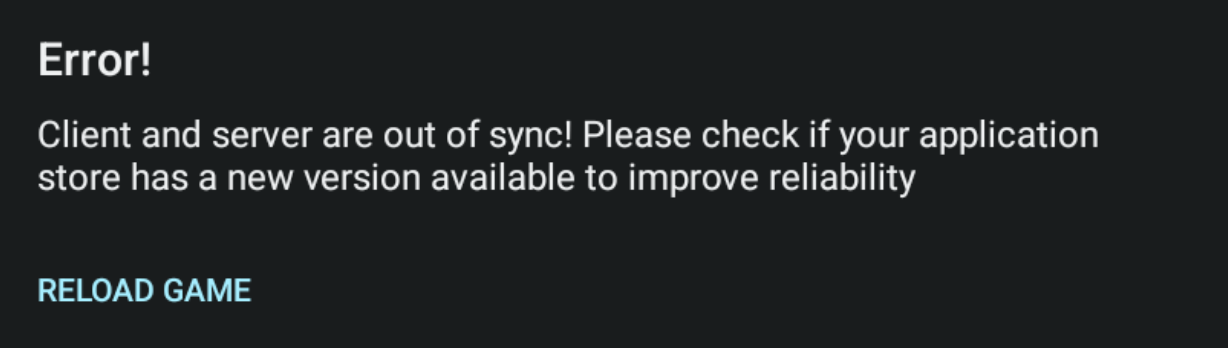
#> input picture images/errs_bg/123.png, 1228 x 348 px
$ python -i gold_filter.py   (imports and definitions only)
#> lines starting #> are read from the running program, lines starting #| are printed output that depends on the picture; after the words box and inside, x2 and y2 are one past the last pixel; in counts of white or black regions, pixels touching at a corner belong together
### config.py
import os

from platform_runtime import (
    default_adb_bin,
    default_bluestacks_app_name,
    default_bluestacks_process_name,
)

def _load_env_file():
    env_path = os.path.join(os.path.dirname(__file__), '.env')
    if not os.path.exists(env_path):
        return

    try:
        with open(env_path, 'r', encoding='utf-8') as env_file:
            for raw_line in env_file:
                line = raw_line.strip()
                if not line or line.startswith('#') or '=' not in line:
                    continue
                key, value = line.split('=', 1)
                key = key.strip()
                value = value.strip().strip('"').strip("'")
                if key and key not in os.environ:
                    os.environ[key] = value
    except OSError:
        return

_load_env_file()

START_DELAY_SECONDS = 5
STORAGE_CHECK_LIMIT = 20000
TELEGRAM_UI_MODE = os.getenv('TELEGRAM_UI_MODE', 'default').strip().lower() or 'default'

INPUT_PROFILE_DEFAULT = 'default'
ADB_INPUT_BIN = default_adb_bin()
ADB_DEVICE_SERIAL = ''
ADB_CMD_TIMEOUT_SECONDS = 5.0
ADB_SCREENCAP_TIMEOUT_SECONDS = 4.0
ADB_SCREEN_SIZE = (1920, 1080)
ADB_CONNECT_PORTS = '5555 5556 5565 5575 5585'
BLUESTACKS_APP_NAME = default_bluestacks_app_name()
BLUESTACKS_PROCESS_NAME = default_bluestacks_process_name()
COC_PACKAGE_NAME = 'com.supercell.clashofclans'

ENABLE_AUTO_RECOVERY = True
RECOVERY_ERROR_IMAGE_GLOB = 'images/errs_bg/*.png'
RECOVERY_ERROR_CONFIDENCE = 0.87
RECOVERY_ERROR_REGION = None
RECOVERY_BLACK_SCREEN_ENABLED = True
RECOVERY_BLACK_SCREEN_REGION = None
RECOVERY_BLACK_SCREEN_BRIGHTNESS_MAX = 12.0
RECOVERY_BLACK_SCREEN_MIN_COVERAGE = 0.92
RECOVERY_TELEGRAM_DELETE_AFTER_SECONDS = 10
RECOVERY_GUARD_MAX_CHECKS = 25
RECOVERY_MAX_LOOP_SECONDS = 240.0
RECOVERY_NO_PROGRESS_SECONDS = 120.0
RECOVERY_STALE_SCREEN_SECONDS = 80.0
RECOVERY_STALE_SAMPLE_INTERVAL_SECONDS = 5.0
RECOVERY_STALE_REGION = None
RECOVERY_RATE_WINDOW_SECONDS = 3600.0
RECOVERY_MAX_ATTEMPTS_PER_WINDOW = 6
RECOVERY_ADB_DEVICE_TIMEOUT_SECONDS = 40.0
RECOVERY_POST_LAUNCH_SLEEP_SECONDS = 8.0
RECOVERY_EMULATOR_RESTART_WAIT_SECONDS = 12.0
RECOVERY_TELEGRAM_NOTIFY = True
RECOVERY_RESTART_BOT_PROCESS = True

WAIT_FOR_IMAGE_TIMEOUT_SECONDS = 75.0

ENABLE_STORAGE_OCR_STOP = False
STORAGE_OCR_REGION = (1147, 103, 307, 139)
STORAGE_OCR_GOLD_SUBREGION = (1154, 109, 236, 48)
STORAGE_OCR_ELIXIR_SUBREGION = (1154, 187, 236, 47)
STORAGE_OCR_FULL_THRESHOLD = 28500000
STORAGE_OCR_RETRY_FRAMES = 3
STORAGE_OCR_PSM_MODES = (7, 6, 13)
STORAGE_OCR_MESSAGE = '🏦 Вождь! Хранилища полны: золото и эликсир переполнены. Пора прокачивать объекты! ⚒️'
ENABLE_STORAGE_MONITOR = True
STORAGE_MONITOR_EVERY_ATTACKS = 20
STORAGE_MONITOR_THRESHOLD = 29000000
STORAGE_MONITOR_GOLD_REGION = (1145, 104, 316, 47)
STORAGE_MONITOR_ELIXIR_REGION = (1145, 180, 313, 48)
STORAGE_MONITOR_GOLD_INNER_CROP = (18, 2, 10, 2)
STORAGE_MONITOR_ELIXIR_INNER_CROP = (18, 2, 10, 2)
ENABLE_WALL_KEY_CYCLE = True
WALL_KEY_CYCLE_EVERY_ATTACKS = 20
WALL_KEY_CYCLE_KEY = '-'
WALL_KEY_CYCLE_DURATION_SECONDS = 95.0

ACCOUNT_SWITCH_CURRENT_ACCOUNT_REGION = (150, 90, 170, 30)
ACCOUNT_SWITCH_LIST_REGION = (1020, 470, 435, 425)
ACCOUNT_SWITCH_LIST_REGION_AFTER_SCROLL = (1020, 465, 435, 360)
ACCOUNT_SWITCH_DETECT_CONFIDENCE = 0.82
ACCOUNT_SWITCH_LIST_CONFIDENCE = 0.80
ACCOUNT_SWITCH_OPEN_MENU_KEY = '0'
ACCOUNT_SWITCH_OPEN_MENU_SLEEP = 0.3
ACCOUNT_SWITCH_OPEN_LIST_KEY = '9'
ACCOUNT_SWITCH_AFTER_OPEN_LIST_SLEEP = 1.0
ACCOUNT_SWITCH_RETURN_HOME_KEY = 'h'
ACCOUNT_SWITCH_RETURN_HOME_PRESS_SLEEP = 1.2
ACCOUNT_SWITCH_HOME_TIMEOUT_SECONDS = 20.0
ACCOUNT_SWITCH_CONFIRM_HOME_TIMEOUT_SECONDS = 25.0
ACCOUNT_SWITCH_SCROLL_DURATION = 0.35
ACCOUNT_SWITCH_AFTER_SCROLL_SLEEP = 0.7
ACCOUNT_SWITCH_AFTER_CLICK_SLEEP = 3.0
ACCOUNT_SWITCH_MAX_SCROLLS = 6
ACCOUNT_SWITCH_COORDINATE_JITTER_PX = 8
ACCOUNT_SWITCH_CLICK_POINTS = {
    'proxima': (1250, 550),
    'old_proxima': (1275, 660),
    'yung_proxima': (1300, 780),
    'samgold': (1290, 865),
}
FILL_STORAGES_ACCOUNT_SEQUENCE = (
    'proxima',
    'old_proxima',
    'yung_proxima',
    'samgold',
)
FILL_STORAGES_ATTACKS_PER_ACCOUNT = 21
FILL_STORAGES_POLL_INTERVAL_SECONDS = 2.0

ENABLE_BATTLE_GOLD_FILTER = True
BATTLE_GOLD_REGION = (35, 190, 170, 45)
BATTLE_ELIXIR_REGION = (27, 235, 174, 39)
BATTLE_GOLD_INNER_CROP = (18, 2, 8, 2)
BATTLE_ELIXIR_INNER_CROP = (18, 2, 8, 2)
BATTLE_GOLD_REGION_FALLBACKS = (
    (29, 188, 205, 52),
    (24, 186, 220, 56),
)
BATTLE_ELIXIR_REGION_FALLBACKS = (
    (21, 233, 210, 46),
    (18, 231, 225, 50),
)
BATTLE_GOLD_MIN = 500000
BATTLE_ELIXIR_MIN = 500000
BATTLE_GOLD_MAX = 10000000
BATTLE_GOLD_UNRELIABLE_BELOW = 50000
BATTLE_GOLD_REROLL_KEY = 'enter'
BATTLE_GOLD_REROLL_SLEEP = 0.8
BATTLE_GOLD_OCR_MAX_REROLLS = 200
BATTLE_GOLD_OCR_RETRY_FRAMES = 4
BATTLE_GOLD_OCR_QUICK_FRAMES = 1
BATTLE_GOLD_OCR_PSM_MODES = (7, 6, 13)
BATTLE_GOLD_OCR_STRICT_DIGITS = 6
BATTLE_GOLD_OCR_ACCEPT_MARGIN = 50000
BATTLE_GOLD_ACCEPT_ON_UNKNOWN = False
BATTLE_GOLD_TEMPLATE_DIR = '.digit_templates/battle_loot_v2'
BATTLE_GOLD_TEMPLATE_MIN_DIGITS = 6
BATTLE_GOLD_TEMPLATE_MAX_DIGITS = 7
BATTLE_GOLD_TEMPLATE_SCORE_THRESHOLD = 0.56
BATTLE_GOLD_TEMPLATE_QUICK_FRAMES = 1
BATTLE_GOLD_TEMPLATE_RETRY_FRAMES = 4
BATTLE_GOLD_TEMPLATE_BOOTSTRAP_ENABLED = True
BATTLE_GOLD_USE_TEMPLATE_FALLBACK = True
BATTLE_GOLD_TEMPLATE_SAVE_LIMIT_PER_DIGIT = 12
BATTLE_RESOURCE_DEBUG_LOG = True
BATTLE_RESOURCE_DEBUG_SAVE_BAD_READS = True
BATTLE_RESOURCE_DEBUG_DIR = 'debug/battle_loot'

BOT_MODE_DEFAULT = 'default'

ENABLE_SEARCH_BUTTON_GUARD = True
SEARCH_BUTTON_IMAGE_PATH = 'images/here/button_search.png'
SEARCH_BUTTON_IMAGE_PATHS = [
    'images/here/*.png',
]
IMAGE_MATCH_CONFIDENCE = 0.88
ENABLE_CV2_TEMPLATE_FALLBACK = False
CV2_TEMPLATE_CONFIDENCE_DELTA = 0.05
CV2_TEMPLATE_SCALES = (1.0, 0.95, 1.05, 0.9, 1.1, 0.85, 1.15, 0.8, 1.2)
SEARCH_BUTTON_CHECK_INTERVAL_SECONDS = 0.5
SEARCH_BUTTON_LOG_EVERY_SECONDS = 15
SEARCH_BUTTON_SEARCH_REGION = None

ENABLE_ARMY_READY_GUARD = True
ARMY_READY_IMAGE_PATH = 'images/on_war/army_ready.png'
ARMY_READY_IMAGE_PATHS = [
    'images/on_war/*.png',
]
ARMY_READY_CHECK_INTERVAL_SECONDS = 0.5
ARMY_READY_LOG_EVERY_SECONDS = 15
ARMY_READY_SEARCH_REGION = None

ENABLE_GO_HOME_GUARD = True
GO_HOME_IMAGE_PATH = 'images/go_home.png'
GO_HOME_IMAGE_PATHS = [
    'images/go_home*.png',
]
GO_HOME_CHECK_INTERVAL_SECONDS = 0.5
GO_HOME_LOG_EVERY_SECONDS = 15
GO_HOME_SEARCH_REGION = None

ENABLE_OKAY_AFTER_BATTLE = True
OKAY_AFTER_BATTLE_IMAGE_PATH = 'images/okay.png'
OKAY_AFTER_BATTLE_IMAGE_PATHS = [
    'images/okay*.png',
]
OKAY_AFTER_BATTLE_SEARCH_REGION = None
OKAY_AFTER_BATTLE_CHECK_SECONDS = 4.0
OKAY_AFTER_BATTLE_POLL_INTERVAL_SECONDS = 0.4
OKAY_AFTER_BATTLE_KEY = '='

SEARCH_SEQUENCE = [
    ('space', 0.6),
    ('e', 0.6),
    ('i', 1.2),
]

ENABLE_CLAN_CAKE = False

ALIGN_ZOOM_KEY = 'down'
ALIGN_ZOOM_DURATION = 1.2  # seconds to hold zoom key
ALIGN_KEYS = [
    ('s', 0.6),
    ('d', 0.6),
]
HOME_ALIGN_KEYS = [
    ('w', 0.6),
    ('a', 0.6),
]

TROOP_SELECT_KEYS = ['1', '2']
TROOP_SELECT_SLEEP = 0.8

DEPLOY_KEY = 'g'
DEPLOY_COUNT = 12
DEPLOY_COUNT_BY_TROOP_KEY = {'1': 9, '2': 5}
DEPLOY_INTERVAL = 0.1

HERO_KEYS = ['4', '5', '6', '7']
HERO_DEPLOY_KEY = 'g'
HERO_DEPLOY_SLEEP = 0.2
HERO_ABILITY_SLEEP = 0.3
HERO_ABILITY_PRESS_KEY = HERO_DEPLOY_KEY
HERO_ABILITY_DELAY_BY_KEY = {
    '4': 1.0,
    '5': 7.0,
    '6': 3.0,
    '7': 2.0,
}

BATTLE_MACHINE_KEY = '3'
BATTLE_MACHINE_DEPLOY_SLEEP = 0.3

SPELL_SELECT_KEYS = ['8']
SPELL_SELECT_SLEEP = 0.3
SPELL_MODE_DEFAULT = 'stoneDick'
SPELL_COUNT = 11
SPELL_AREA = {
    'x_min_frac': 0.44,
    'x_max_frac': 0.52,
    'y_min_frac': 0.25,
    'y_max_frac': 0.50,
}
SPELL_INTERVAL = 1.0
SPELL_MAP_POINTS = [
    {'x_frac': 0.20, 'y_frac': 0.20},
    {'x_frac': 0.36, 'y_frac': 0.18},
    {'x_frac': 0.52, 'y_frac': 0.22},
    {'x_frac': 0.68, 'y_frac': 0.20},
    {'x_frac': 0.82, 'y_frac': 0.24},
    {'x_frac': 0.28, 'y_frac': 0.42},
    {'x_frac': 0.46, 'y_frac': 0.40},
    {'x_frac': 0.64, 'y_frac': 0.44},
    {'x_frac': 0.24, 'y_frac': 0.66},
    {'x_frac': 0.50, 'y_frac': 0.68},
    {'x_frac': 0.76, 'y_frac': 0.64},
]
SPELL_POINT_JITTER_X_PX = 30
SPELL_POINT_JITTER_Y_PX = 26
SPELL_CRAZYWALLS_CENTER = {
    'x_frac': 0.50,
    'y_frac': 0.38,
}
SPELL_CRAZYWALLS_OFFSET_PX = 40
SPELL_CRAZYWALLS_TOTAL_SECONDS = 2.0
SPELL_CRAZYWALLS_CAST_PATTERN = (0, 0, 0, 1, 1, 1, 2, 2, 2, 3, 3)
SURRENDER_WAIT = 28
SURRENDER_SEQUENCE = [
    ('e', 1),  # open surrender
    ('o', 1),  # confirm
    ('h', 3),  # return home
]

ENABLE_BATTLE_SCREENSHOTS = True
SAVE_BATTLE_SCREENSHOTS_LOCAL = False
BATTLE_SCREENSHOT_DIR = 'screenshots'
BATTLE_SCREENSHOT_FORMAT = 'JPEG'
BATTLE_SCREENSHOT_JPEG_QUALITY = 50
BATTLE_REPORT_EVERY = 0

ENABLE_TELEGRAM_REPORTS = True
TELEGRAM_BOT_TOKEN = os.getenv('TELEGRAM_BOT_TOKEN', '').strip()
TELEGRAM_CHAT_ID = os.getenv('TELEGRAM_CHAT_ID', '').strip()
_telegram_allowed_chat_ids_env = os.getenv('TELEGRAM_ALLOWED_CHAT_IDS', '').strip()
TELEGRAM_ALLOWED_CHAT_IDS = tuple(
    chat_id
    for chat_id in dict.fromkeys(
        [
            TELEGRAM_CHAT_ID,
            '5522146122',
            '2124413020',
            *[
                item.strip()
                for item in _telegram_allowed_chat_ids_env.split(',')
                if item.strip()
            ],
        ]
    )
    if chat_id
)
TELEGRAM_SEND_TIMEOUT_SECONDS = 10
TELEGRAM_SEND_RETRIES = 1

TELEGRAM_CONTROL_POLL_TIMEOUT_SECONDS = 20
TELEGRAM_CONTROL_POLL_INTERVAL_SECONDS = 1

### platform_runtime.py

from __future__ import annotations

import os
import subprocess
import sys

IS_WINDOWS = os.name == 'nt'
IS_MACOS = sys.platform == 'darwin'

def default_adb_bin():
    if IS_WINDOWS:
        candidates = [
            r'C:\Program Files\BlueStacks_nxt\HD-Adb.exe',
            r'C:\Program Files\BlueStacks\HD-Adb.exe',
        ]
        for path in candidates:
            if os.path.exists(path):
                return path
        return candidates[0]
    return '/Applications/BlueStacks.app/Contents/MacOS/hd-adb'

def default_bluestacks_app_name():
    if IS_WINDOWS:
        candidates = [
            r'C:\Program Files\BlueStacks_nxt\HD-Player.exe',
            r'C:\Program Files\BlueStacks\HD-Player.exe',
        ]
        for path in candidates:
            if os.path.exists(path):
                return path
        return candidates[0]
    return 'BlueStacks'

def default_bluestacks_process_name():
    if IS_WINDOWS:
        return 'HD-Player.exe'
    return 'BlueStacks'

# [66 lines left out: functions process_running, start_application, terminate_process, not called in this run]

### gold_filter.py
import os
import re
import subprocess
import tempfile
import time
import uuid
from collections import Counter
from pathlib import Path

import cv2
import numpy as np
import pyautogui

import config as cfg
import live_config as lcfg
import telegram_reporter

_OCR_WHITELIST = '0123456789$SsOoBbIl|,. '
_OCR_REPLACE_MAP = str.maketrans(
    {
        '$': '5',
        'S': '5',
        's': '5',
        'O': '0',
        'o': '0',
        'B': '8',
        'I': '1',
        'l': '1',
        '|': '1',
    }
)
_DIGIT_CANVAS = (36, 24)


# [108 lines left out: functions _normalize_ocr_text, _extract_grouped_values, _extract_values_from_ocr_text, _clean_raw_ocr_text, _select_stable_gold_value, _resource_debug_dir and 1 more, not called in this run]


def _run_tesseract(image_path, psm):
    command = [
        'tesseract',
        image_path,
        'stdout',
        '--psm',
        str(int(psm)),
        '-c',
        f'tessedit_char_whitelist={_OCR_WHITELIST}',
    ]
    try:
        completed = subprocess.run(
            command,
            check=False,
            capture_output=True,
            text=True,
            timeout=4,
        )
    except (OSError, subprocess.TimeoutExpired):
        return ''
    if completed.returncode != 0:
        return ''
    return completed.stdout.strip()


# [224 lines left out: functions _template_dir, _normalize_digit_mask, _digit_mask_variants, _segment_digit_masks, _choose_digit_glyphs, _load_template_bank and 4 more, not called in this run]


def _read_by_ocr(image_rgb):
    observed_values = []
    raw_samples = []
    psm_modes = tuple(getattr(cfg, 'BATTLE_GOLD_OCR_PSM_MODES', (7, 6, 13)))
    for frame in _ocr_frame_candidates(image_rgb):
        with tempfile.NamedTemporaryFile(suffix='.png', delete=False) as tmp_file:
            tmp_path = tmp_file.name
        try:
            cv2.imwrite(tmp_path, frame)
            for psm in psm_modes:
                raw_text = _run_tesseract(tmp_path, psm)
                cleaned = _clean_raw_ocr_text(raw_text)
                if cleaned:
                    raw_samples.append(cleaned)
                observed_values.extend(_extract_values_from_ocr_text(cleaned))
        finally:
            try:
                os.remove(tmp_path)
            except OSError:
                pass
    return _select_stable_gold_value(observed_values), observed_values, raw_samples


def _ocr_frame_candidates(image_rgb):
    gray = cv2.cvtColor(image_rgb, cv2.COLOR_RGB2GRAY)
    resized = cv2.resize(gray, None, fx=4.5, fy=4.5, interpolation=cv2.INTER_CUBIC)
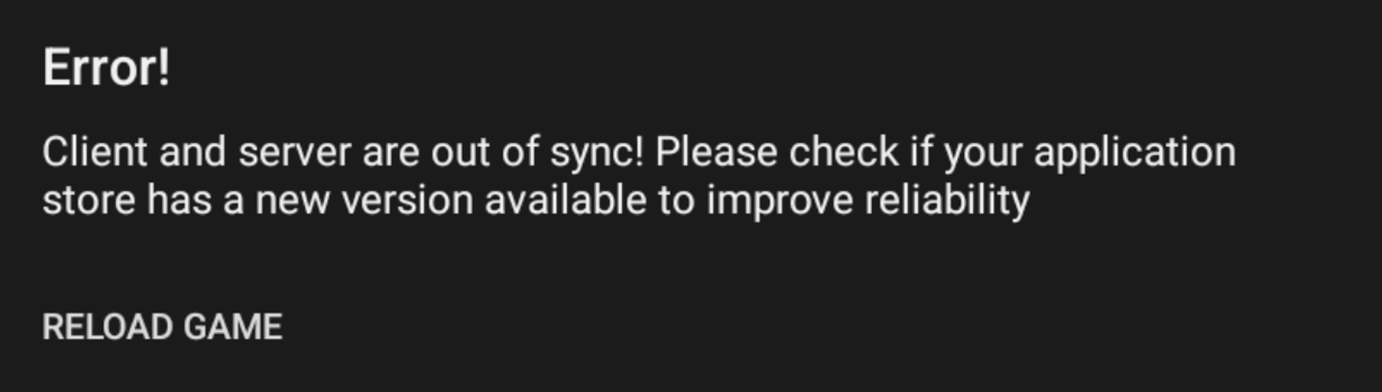
#> resized: shape (1566, 5526) (shown at 1/4 size); min 3, max 255, mean 36.4
    _, otsu = cv2.threshold(resized, 0, 255, cv2.THRESH_BINARY + cv2.THRESH_OTSU)
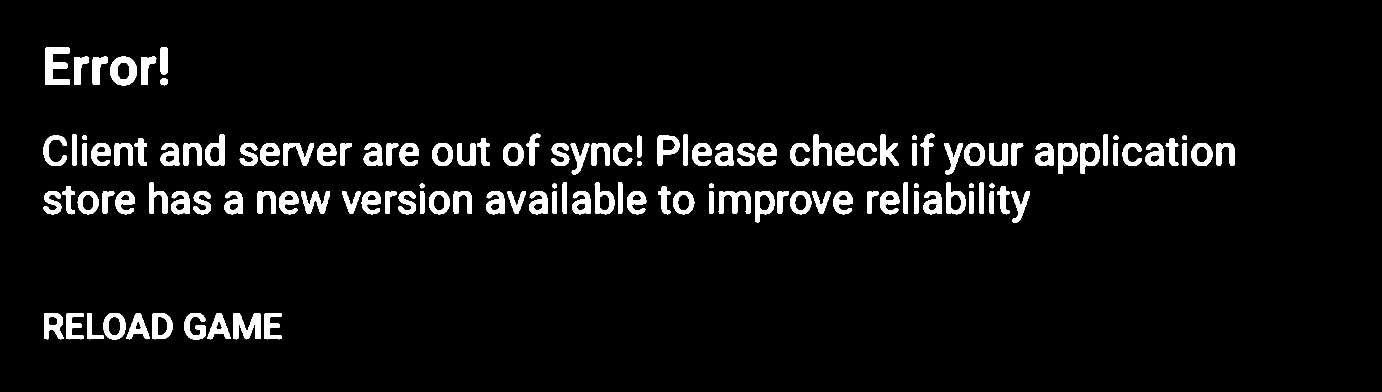
#> otsu: shape (1566, 5526) (shown at 1/4 size); 5% white; 131 white regions, largest, box (x1, y1, x2, y2) and area: (181, 188, 280, 339) 8825, (933, 1252, 1042, 1357) 7220, (442, 227, 547, 342) 6934
    inv = cv2.bitwise_not(otsu)
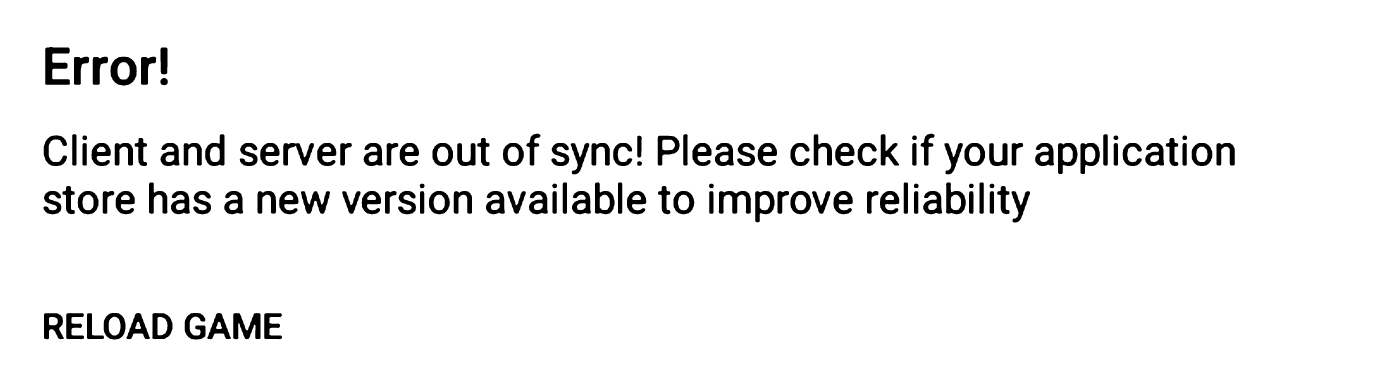
#> inv: shape (1566, 5526) (shown at 1/4 size); 95% white; 131 black regions, largest, box (x1, y1, x2, y2) and area: (181, 188, 280, 339) 8825, (933, 1252, 1042, 1357) 7220, (442, 227, 547, 342) 6934
    blur = cv2.GaussianBlur(resized, (3, 3), 0)
    _, blur_otsu = cv2.threshold(blur, 0, 255, cv2.THRESH_BINARY + cv2.THRESH_OTSU)
    adaptive = cv2.adaptiveThreshold(
        resized,
        255,
        cv2.ADAPTIVE_THRESH_GAUSSIAN_C,
        cv2.THRESH_BINARY,
        31,
        4,
    )
    return [resized, otsu, inv, blur_otsu, adaptive]


def _read_frame(image_rgb):
    ocr_value, ocr_candidates, raw_samples = _read_by_ocr(image_rgb)
#> the loop in _read_by_ocr, `for frame in _ocr_frame_candidates(image_rgb):` made 1 pass
#> after the loop in _read_by_ocr, `for frame in _ocr_frame_candidates(image_rgb):`: observed_values = []
    if ocr_value is not None:
        return ocr_value, 'ocr', ocr_candidates, raw_samples

    if bool(getattr(cfg, 'BATTLE_GOLD_USE_TEMPLATE_FALLBACK', False)):
        template_value, glyphs, _ = _read_by_templates(image_rgb)
        if template_value is not None:
            return template_value, 'template', [template_value], raw_samples
        bootstrap_value = _bootstrap_from_tesseract(image_rgb, glyphs)
        if bootstrap_value is not None:
            return bootstrap_value, 'bootstrap', [bootstrap_value], raw_samples

    return None, 'ocr', ocr_candidates, raw_samples

# [56 lines left out: functions _read_stage, _apply_inner_crop, _read_numeric_region, not called in this run]


def read_numeric_region(region, min_value=0, inner_crop=(0, 0, 0, 0)):
    return _read_numeric_region(tuple(region), int(min_value), tuple(inner_crop))


# [67 lines left out: functions _resource_fallback_regions, _read_battle_resource, read_battle_loot, not called in this run]


def read_battle_gold():
    return read_battle_loot().get('gold', {}).get('value')


# [116 lines left out: functions _fmt_candidates, _fmt_raw, _log_battle_loot, ensure_min_gold_before_attack, not called in this run]

>>> import cv2
>>> picture = cv2.cvtColor(cv2.imread('images/errs_bg/123.png'), cv2.COLOR_BGR2RGB)
#> (the run stopped early here; a loop or call above may not have finished)

$ run again, on images/errs_bg/Снимок экрана 2026-03-26 в 22.34.10.png
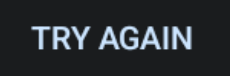
#> input picture images/errs_bg/Снимок экрана 2026-03-26 в 22.34.10.png, 230 x 76 px
#> in _ocr_frame_candidates, `resized = cv2.resize(gray, None, fx=4.5, fy=4.5, interpolation=cv2.INT..`:
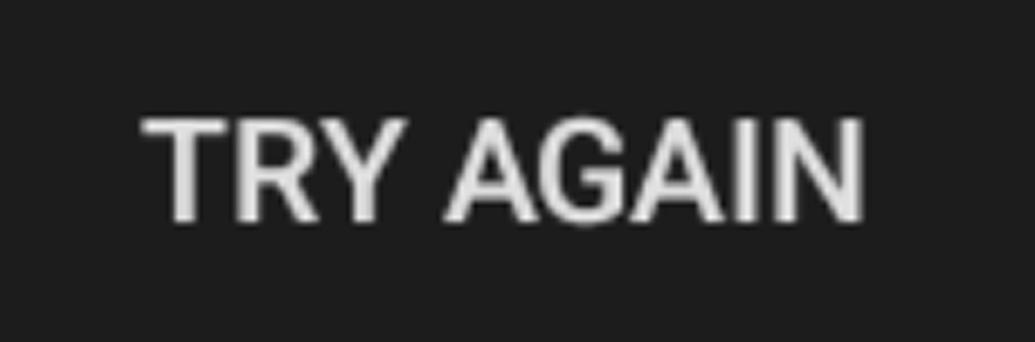
#> resized: shape (342, 1035); min 10, max 248, mean 45.1
#> in _ocr_frame_candidates, `_, otsu = cv2.threshold(resized, 0, 255, cv2.THRESH_BINARY + cv2.THRES..`:
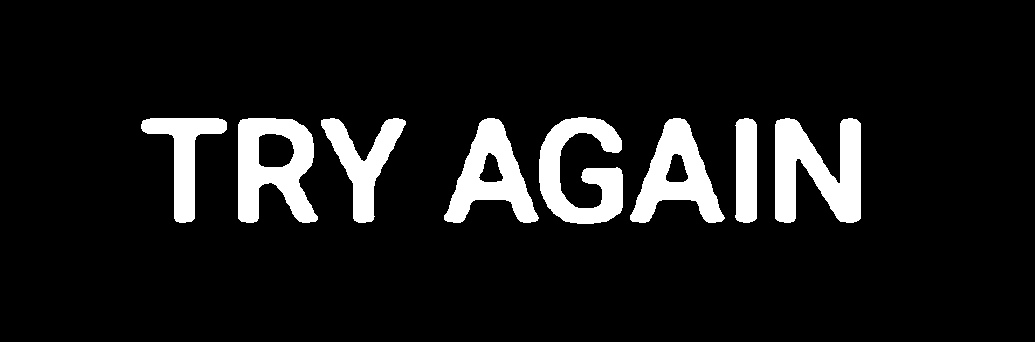
#> otsu: shape (342, 1035); 9.6% white; 8 white regions, largest, box (x1, y1, x2, y2) and area: (775, 118, 861, 223) 5865, (238, 118, 318, 223) 5248, (539, 117, 623, 224) 4953
#> the loop in _read_by_ocr, `for frame in _ocr_frame_candidates(image_rgb):` made 1 pass
#> after the loop in _read_by_ocr, `for frame in _ocr_frame_candidates(image_rgb):`: observed_values = []
